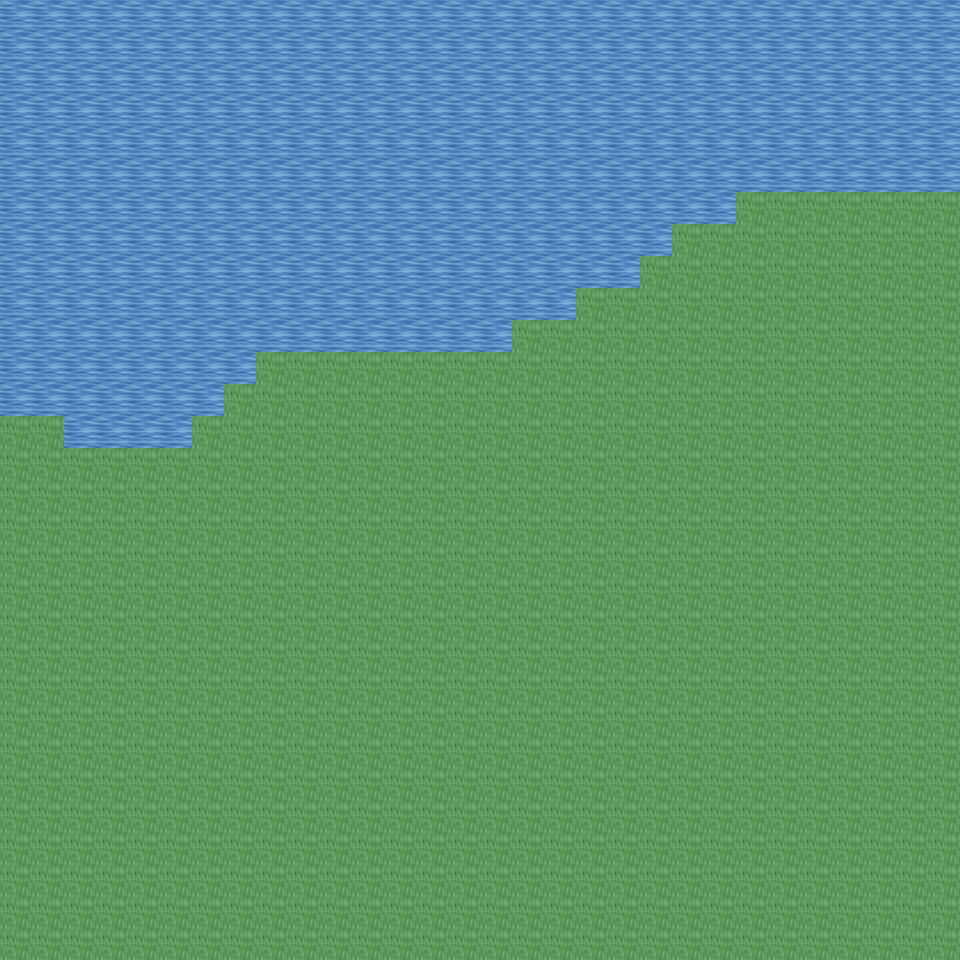

Below is a game level as drawn by its tile map, then a one-line description and the .tmx that defines it (tile-layer data replaced by summaries):
An orthogonal 30x30 tile map with 32x32 px tiles, 6 tile layers (Ground, Object, Object2, Above, ...), 10 tilesets and 2 objects (2x mapExit).

<map version="1.0" orientation="orthogonal" renderorder="right-down" width="30" height="30" tilewidth="32" tileheight="32" nextobjectid="3">
  <tileset firstgid="1" name="tileset_ground_ground" tilewidth="32" tileheight="32" tilecount="33" columns="3">
    <image source="../drawable/tileset_ground_ground.png" width="96" height="352" />
  </tileset>
  <tileset firstgid="34" name="tileset_ground_grass_edges" tilewidth="32" tileheight="32" tilecount="36" columns="12">
    <image source="../drawable/tileset_ground_grass_edges.png" width="384" height="96" />
  </tileset>
  <tileset firstgid="70" name="tileset_ground_water_pool" tilewidth="32" tileheight="32" tilecount="72" columns="3">
    <image source="../drawable/tileset_ground_water_pool.png" width="96" height="768" />
  </tileset>
  <tileset firstgid="142" name="tileset_ground_grass_corners" tilewidth="32" tileheight="32" tilecount="24" columns="6">
    <image source="../drawable/tileset_ground_grass_corners.png" width="192" height="128" />
  </tileset>
  <tileset firstgid="166" name="tileset_plant_grasses" tilewidth="32" tileheight="32" tilecount="6" columns="3">
    <image source="../drawable/tileset_plant_grasses.png" width="96" height="64" />
  </tileset>
  <tileset firstgid="172" name="tileset_plant_flower_daisy_red" tilewidth="32" tileheight="32" tilecount="8" columns="2">
    <image source="../drawable/tileset_plant_flower_daisy_red.png" width="64" height="128" />
  </tileset>
  <tileset firstgid="180" name="tileset_plant_flower_daisy_blue" tilewidth="32" tileheight="32" tilecount="8" columns="2">
    <image source="../drawable/tileset_plant_flower_daisy_blue.png" width="64" height="128" />
  </tileset>
  <tileset firstgid="188" name="tileset_item_corpse_huge_animal" tilewidth="32" tileheight="32" tilecount="16" columns="2">
    <image source="../drawable/tileset_item_corpse_huge_animal.png" width="64" height="256" />
  </tileset>
  <tileset firstgid="204" name="tileset_logic_collision" tilewidth="32" tileheight="32" tilecount="1" columns="1">
    <image source="../drawable/tileset_logic_collision.png" width="32" height="32" />
  </tileset>
  <tileset firstgid="205" name="tileset_ground_water_pool_deep" tilewidth="32" tileheight="32" tilecount="72" columns="3">
    <image source="../drawable/tileset_ground_water_pool_deep.png" width="96" height="768" />
  </tileset>
  <layer name="Ground" width="30" height="30">
    <data>[900 cells, 900 non-empty, 7 distinct tile ids]</data>
  </layer>
  <layer name="Object" width="30" height="30">
    <data>[900 cells, 30 non-empty, 3 distinct tile ids]</data>
  </layer>
  <layer name="Object2" width="30" height="30">
    <data>[900 cells, 0 non-empty, 0 distinct tile ids]</data>
  </layer>
  <layer name="Above" width="30" height="30">
    <data>[900 cells, 0 non-empty, 0 distinct tile ids]</data>
  </layer>
  <layer name="Above2" width="30" height="30">
    <data>[900 cells, 0 non-empty, 0 distinct tile ids]</data>
  </layer>
  <layer name="Walkable" width="30" height="30">
    <data>[900 cells, 603 non-empty, 1 distinct tile ids]</data>
  </layer>
  <objectgroup name="MapEvents">
    <object id="1" name="north" type="mapExit" x="0" y="0" width="960" height="32">
      <properties>
        <property name="map" value="level_0_x238_y76" />
        <property name="x" value="0" />
        <property name="y" value="28" />
      </properties>
    </object>
    <object id="2" name="east" type="mapExit" x="928" y="0" width="32" height="192">
      <properties>
        <property name="map" value="level_0_x239_y77" />
        <property name="x" value="1" />
        <property name="y" value="0" />
      </properties>
    </object>
  </objectgroup>
</map>
